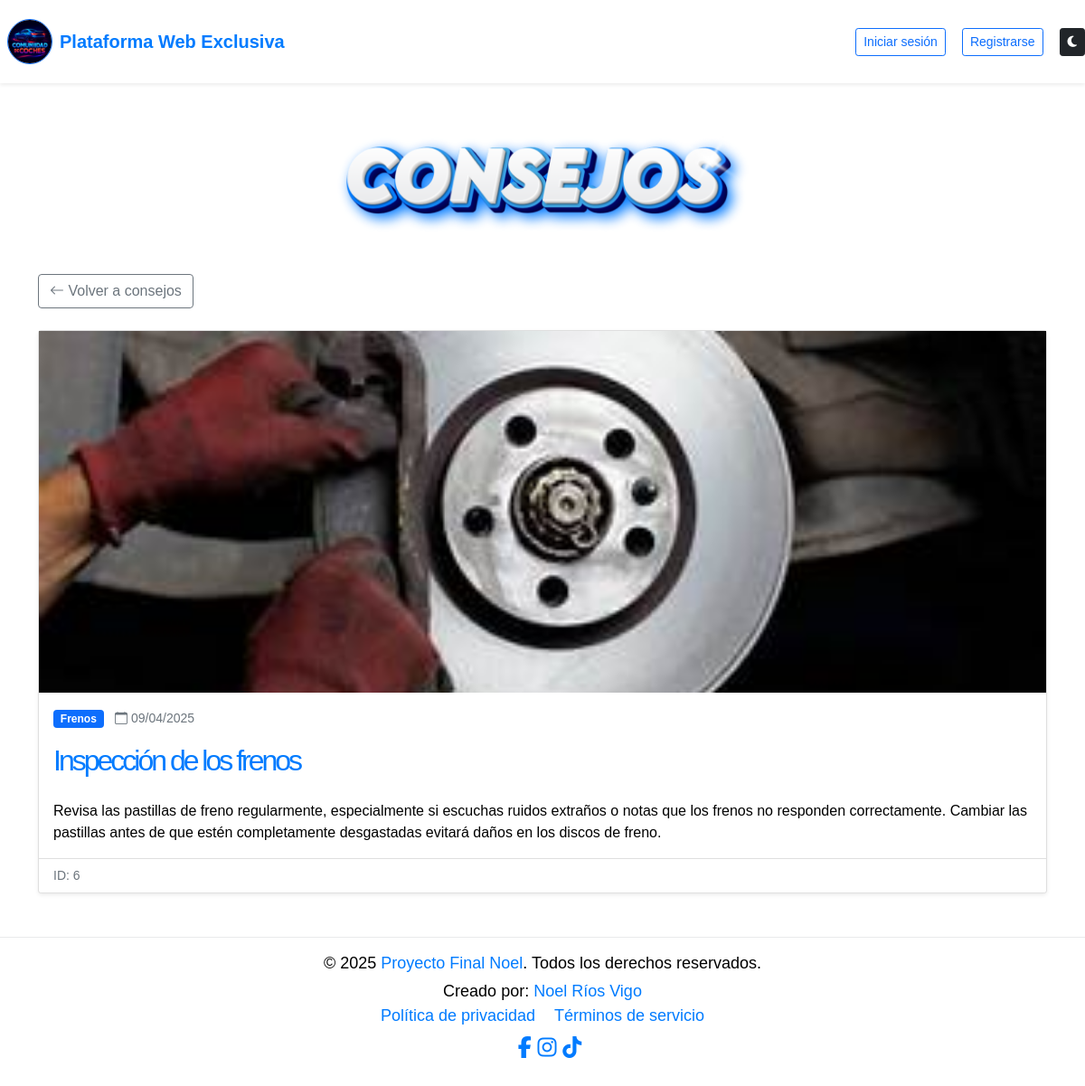
/detalle_consejo.php?id=6, run on the app's committed database.
### tables this page shows
CREATE TABLE `consejos` (
  `id` int(11) NOT NULL,
  `titulo` varchar(255) NOT NULL,
  `contenido` text NOT NULL,
  `categoria` varchar(100) NOT NULL,
  `imagen` varchar(255) DEFAULT NULL,
  `fecha` datetime NOT NULL DEFAULT current_timestamp()
);

### detalle_consejo.php (called while the page is built, shortened)
<?php
require('librerias/db_mysql.php');
$conn = db_open();
$id_consejo = isset($_GET['id']) ? intval($_GET['id']) : 0;
if ($id_consejo > 0) {
    $query = "SELECT * FROM consejos WHERE id = ?";
    $resultado = db_query($conn, $query, [$id_consejo]);
    if (!empty($resultado)) {
        $consejo = $resultado[0];
    } else {
        header('Location: consejos.php');
        exit();
    }
} else {
    header('Location: consejos.php');
    exit();
}
require('vistas/plantilla.html.php');

### librerias/db_mysql.php (called while the page is built, shortened)
<?php
function db_query($conn, $sql, $values = null)
{
    try {
        $stmt = mysqli_prepare($conn, $sql);
        if ($values) {
            $types = str_repeat("s", count($values));
            mysqli_stmt_bind_param($stmt, $types, ...$values);
        }
        mysqli_stmt_execute($stmt);
        $res = mysqli_stmt_get_result($stmt);
        if (gettype($res) == 'boolean') {
            return $res;
        } else {
            $data = mysqli_fetch_all($res, MYSQLI_ASSOC);
            return $data;
        }
    } catch (Exception $e) {
        echo "Error: " . $e->getMessage();
        return false;
    }
}

### vistas/detalle_consejo.html.php (the view)
<div class="container py-5">
    <div class="text-center mb-4">
        <img src="admin/imagenes/cabeceras/consejos.png" alt="Consejos de Mantenimiento" class="img-fluid section-padding mb-4">
    </div>
    <div class="mb-4">
        <a href="consejos.php" class="btn btn-outline-secondary">
            <i class="bi bi-arrow-left"></i> Volver a consejos
        </a>
    </div>
    <div class="card shadow-sm">
        <div class="card-img-top">
            <?php if (!empty($consejo['imagen'])): ?>
                <img src="admin/imagenes/consejos/<?= $consejo['imagen'] ?>"
                     alt="<?= $consejo['titulo'] ?>"
                     class="img-fluid w-100" style="max-height: 400px; object-fit: cover;">
            <?php else: ?>
                <div class="bg-light d-flex align-items-center justify-content-center" style="height: 200px;">
                    <i class="bi bi-car-front text-muted" style="font-size: 3rem;"></i>
                </div>
            <?php endif; ?>
        </div>
        <div class="card-body">
            <div class="mb-3">
                <span class="badge bg-primary"><?= $consejo['categoria'] ?></span>
                <small class="text-muted ms-2">
                    <i class="bi bi-calendar"></i> <?= date("d/m/Y", strtotime($consejo['fecha'])) ?>
                </small>
            </div>
            <h1 class="card-title h2 mb-4"><?= $consejo['titulo'] ?></h1>
            <div class="card-text">
                <?= $consejo['contenido'] ?>
            </div>
        </div>
        <div class="card-footer bg-white d-flex justify-content-between align-items-center">
            <small class="text-muted">
                ID: <?= $consejo['id'] ?>
            </small>
        </div>
    </div>
</div>

### assets/css/templatemo-first-portfolio-style.css (style rules this page uses)
:root { --white-color: #ffffff; --primary-color: #007bff; --secondary-color: #007bff; --section-bg-color: #f9f9f9; --dark-color: #000000; --p-color: #717275; --border-color: #e9eaeb; --featured-border-color: #727aab; --body-font-family: 'DM Sans', sans-serif; --h1-font-size: 62px; --h2-font-size: 48px; --h3-font-size: 36px; --h4-font-size: 32px; --h5-font-size: 24px; --h6-font-size: 22px; --p-font-size: 18px; --menu-font-size: 12px; --copyright-font-size: 14px; --font-weight-normal: 400; --font-weight-medium: 500; --font-weight-bold: 700; --border-radius-large: 100px; --border-radius-medium: 20px; --border-radius-small: 10px; }
body { display: flex; flex-direction: column; padding-top: 50px; }
h1, h2, h3, h4, h5, h6 { font-weight: var(--font-weight-bold); letter-spacing: -1px; }
h1 { font-size: var(--h1-font-size); letter-spacing: -3px; }
a, button { touch-action: manipulation; transition: all 0.3s; }
a { color: var(--dark-color); text-decoration: none; }
.section-padding { width: 100%; max-width: 500px; height: auto; display: block; margin-left: auto; margin-right: auto; margin-top: 20px; }

### assets/css/script.css (style rules this page uses)
:root { --background-color: #ffffff; --white-color: #ffffff; --primary-color: #007bff; --secondary-color: #007bff; --section-bg-color: #ffffff; --dark-color: #000000; --p-color: #000; --border-color: #e9eaeb; --featured-border-color: #727aab; --body-font-family: Arial, sans-serif; --svg-bg-color: #ffffff; }
body { background-color: var(--background-color); color: var(--text-color); font-family: var(--body-font-family); }
h1, h2, h3, h4, h5, h6 { color: var(--primary-color); }
a { color: var(--secondary-color); }

### data on the page
consejos: imagen (picture), categoria "Frenos", fecha "09/04/2025", titulo "Inspección de los frenos", contenido "Revisa las pastillas de freno regularmente, especialmente si escuchas ruidos extraños o notas que los frenos no responden correctamente. Cambiar las pastillas antes de que estén completamente desgastadas evitará daños en los discos de freno.", id "6"
